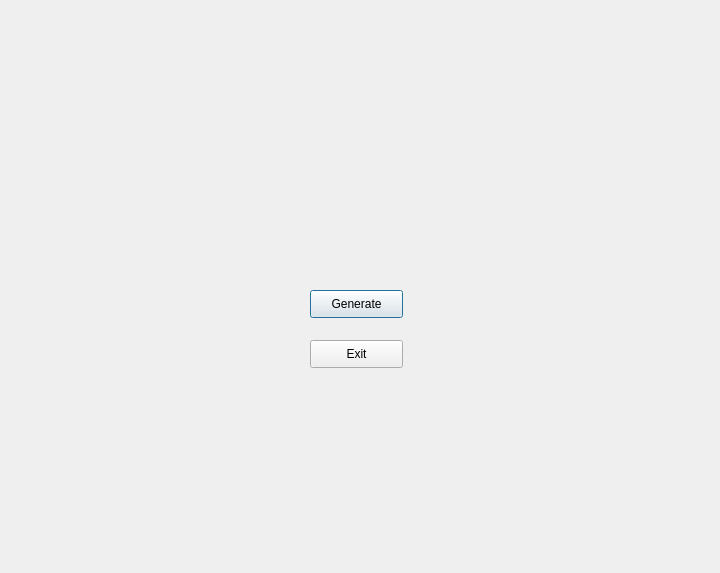
<?xml version="1.0" encoding="UTF-8"?>
<ui version="4.0">
 <class>Mainwindow</class>
 <widget class="QDialog" name="Mainwindow">
  <property name="geometry">
   <rect>
    <x>0</x>
    <y>0</y>
    <width>720</width>
    <height>573</height>
   </rect>
  </property>
  <property name="windowTitle">
   <string>Dialog</string>
  </property>
  <widget class="QStackedWidget" name="stackedWidget">
   <property name="geometry">
    <rect>
     <x>0</x>
     <y>0</y>
     <width>721</width>
     <height>571</height>
    </rect>
   </property>
   <property name="currentIndex">
    <number>0</number>
   </property>
   <widget class="QWidget" name="page">
    <widget class="QPushButton" name="pushButton">
     <property name="geometry">
      <rect>
       <x>310</x>
       <y>290</y>
       <width>93</width>
       <height>28</height>
      </rect>
     </property>
     <property name="text">
      <string>Generate</string>
     </property>
    </widget>
    <widget class="QPushButton" name="pushButton_2">
     <property name="geometry">
      <rect>
       <x>310</x>
       <y>340</y>
       <width>93</width>
       <height>28</height>
      </rect>
     </property>
     <property name="text">
      <string>Exit</string>
     </property>
    </widget>
   </widget>
   <widget class="QWidget" name="page_2">
    <widget class="QTextEdit" name="textEdit">
     <property name="geometry">
      <rect>
       <x>300</x>
       <y>240</y>
       <width>51</width>
       <height>51</height>
      </rect>
     </property>
     <property name="html">
      <string>&lt;!DOCTYPE HTML PUBLIC &quot;-//W3C//DTD HTML 4.0//EN&quot; &quot;http://www.w3.org/TR/REC-html40/strict.dtd&quot;&gt;
&lt;html&gt;&lt;head&gt;&lt;meta name=&quot;qrichtext&quot; content=&quot;1&quot; /&gt;&lt;style type=&quot;text/css&quot;&gt;
p, li { white-space: pre-wrap; }
&lt;/style&gt;&lt;/head&gt;&lt;body style=&quot; font-family:'MS Shell Dlg 2'; font-size:7.8pt; font-weight:400; font-style:normal;&quot;&gt;
&lt;p style=&quot; margin-top:0px; margin-bottom:0px; margin-left:0px; margin-right:0px; -qt-block-indent:0; text-indent:0px;&quot;&gt;1&lt;/p&gt;
&lt;p style=&quot;-qt-paragraph-type:empty; margin-top:0px; margin-bottom:0px; margin-left:0px; margin-right:0px; -qt-block-indent:0; text-indent:0px;&quot;&gt;&lt;br /&gt;&lt;/p&gt;&lt;/body&gt;&lt;/html&gt;</string>
     </property>
    </widget>
    <widget class="QTextEdit" name="hallo">
     <property name="geometry">
      <rect>
       <x>250</x>
       <y>170</y>
       <width>161</width>
       <height>51</height>
      </rect>
     </property>
     <property name="styleSheet">
      <string notr="true">background-color: rgb(0, 255, 255)</string>
     </property>
     <property name="html">
      <string>&lt;!DOCTYPE HTML PUBLIC &quot;-//W3C//DTD HTML 4.0//EN&quot; &quot;http://www.w3.org/TR/REC-html40/strict.dtd&quot;&gt;
&lt;html&gt;&lt;head&gt;&lt;meta name=&quot;qrichtext&quot; content=&quot;1&quot; /&gt;&lt;style type=&quot;text/css&quot;&gt;
p, li { white-space: pre-wrap; }
&lt;/style&gt;&lt;/head&gt;&lt;body style=&quot; font-family:'MS Shell Dlg 2'; font-size:7.8pt; font-weight:400; font-style:normal;&quot;&gt;
&lt;p style=&quot; margin-top:0px; margin-bottom:0px; margin-left:0px; margin-right:0px; -qt-block-indent:0; text-indent:0px;&quot;&gt;Choose a markovchain order between 1 and 5.&lt;/p&gt;&lt;/body&gt;&lt;/html&gt;</string>
     </property>
    </widget>
    <widget class="QPushButton" name="confirm">
     <property name="geometry">
      <rect>
       <x>280</x>
       <y>310</y>
       <width>93</width>
       <height>28</height>
      </rect>
     </property>
     <property name="text">
      <string>Confirm</string>
     </property>
    </widget>
   </widget>
   <widget class="QWidget" name="page_3">
    <widget class="QPushButton" name="Infinite">
     <property name="geometry">
      <rect>
       <x>310</x>
       <y>230</y>
       <width>93</width>
       <height>28</height>
      </rect>
     </property>
     <property name="text">
      <string>Play Infinitely</string>
     </property>
    </widget>
    <widget class="QPushButton" name="SetTime">
     <property name="geometry">
      <rect>
       <x>290</x>
       <y>280</y>
       <width>121</width>
       <height>31</height>
      </rect>
     </property>
     <property name="text">
      <string>Play for a Set Time</string>
     </property>
    </widget>
   </widget>
   <widget class="QWidget" name="page_4">
    <widget class="QDoubleSpinBox" name="doubleSpinBox">
     <property name="geometry">
      <rect>
       <x>340</x>
       <y>270</y>
       <width>62</width>
       <height>22</height>
      </rect>
     </property>
    </widget>
    <widget class="QPushButton" name="minutes">
     <property name="geometry">
      <rect>
       <x>320</x>
       <y>330</y>
       <width>93</width>
       <height>28</height>
      </rect>
     </property>
     <property name="text">
      <string>In minutes</string>
     </property>
    </widget>
    <widget class="QPushButton" name="hours">
     <property name="geometry">
      <rect>
       <x>210</x>
       <y>330</y>
       <width>93</width>
       <height>28</height>
      </rect>
     </property>
     <property name="text">
      <string>In hours</string>
     </property>
    </widget>
    <widget class="QPushButton" name="seconds">
     <property name="geometry">
      <rect>
       <x>430</x>
       <y>330</y>
       <width>93</width>
       <height>28</height>
      </rect>
     </property>
     <property name="text">
      <string>In seconds</string>
     </property>
    </widget>
   </widget>
   <widget class="QWidget" name="page_5">
    <widget class="StopWatch" name="widget" native="true">
     <property name="geometry">
      <rect>
       <x>180</x>
       <y>200</y>
       <width>331</width>
       <height>161</height>
      </rect>
     </property>
    </widget>
   </widget>
   <widget class="QWidget" name="page_6">
    <widget class="StopWatch" name="widget_2" native="true">
     <property name="geometry">
      <rect>
       <x>210</x>
       <y>210</y>
       <width>301</width>
       <height>161</height>
      </rect>
     </property>
    </widget>
   </widget>
   <widget class="QWidget" name="page_7"/>
  </widget>
 </widget>
 <customwidgets>
  <customwidget>
   <class>StopWatch</class>
   <extends>QWidget</extends>
   <header location="global">stopwatch.h</header>
   <container>1</container>
  </customwidget>
 </customwidgets>
 <resources/>
 <connections/>
</ui>
